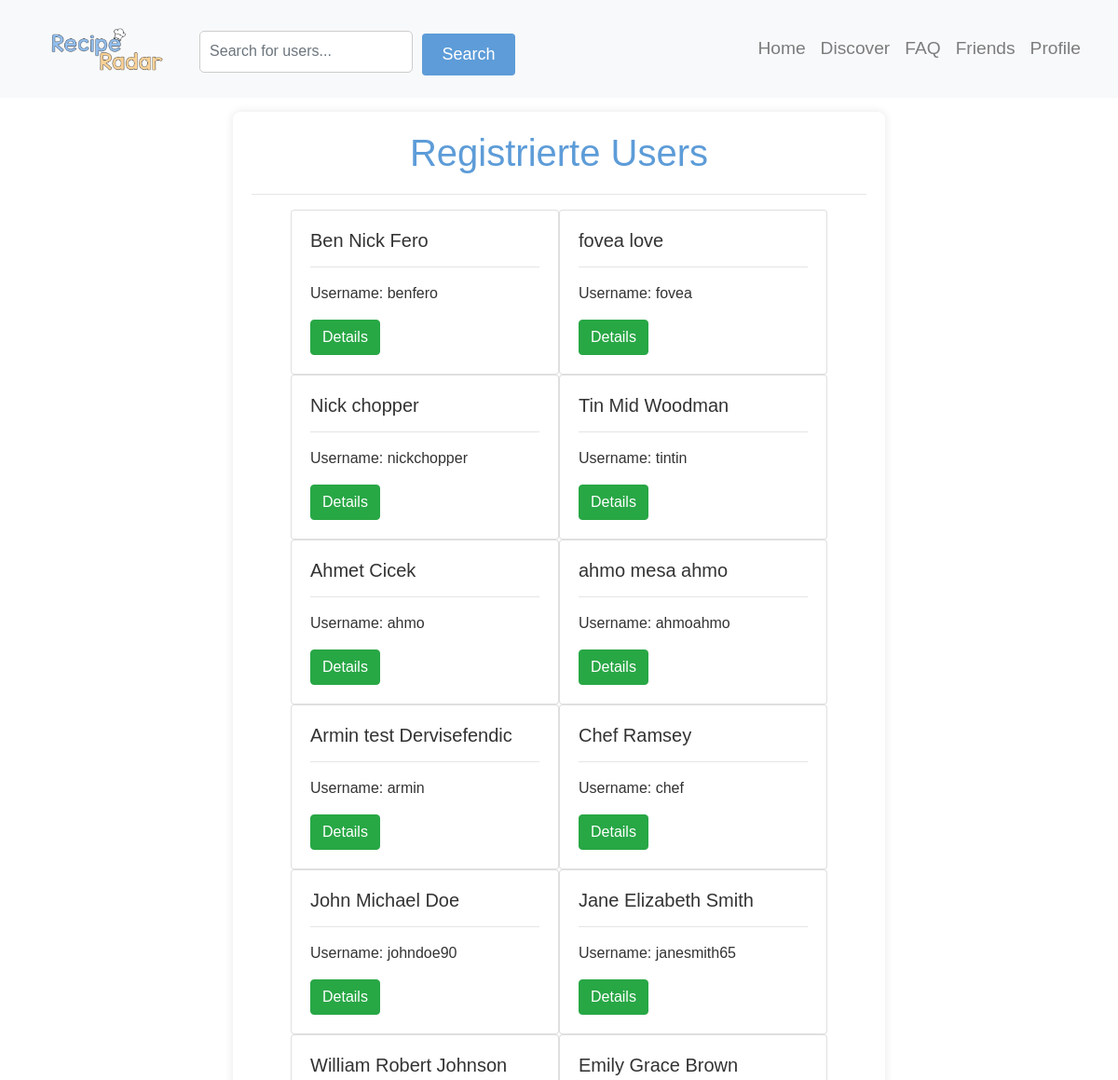
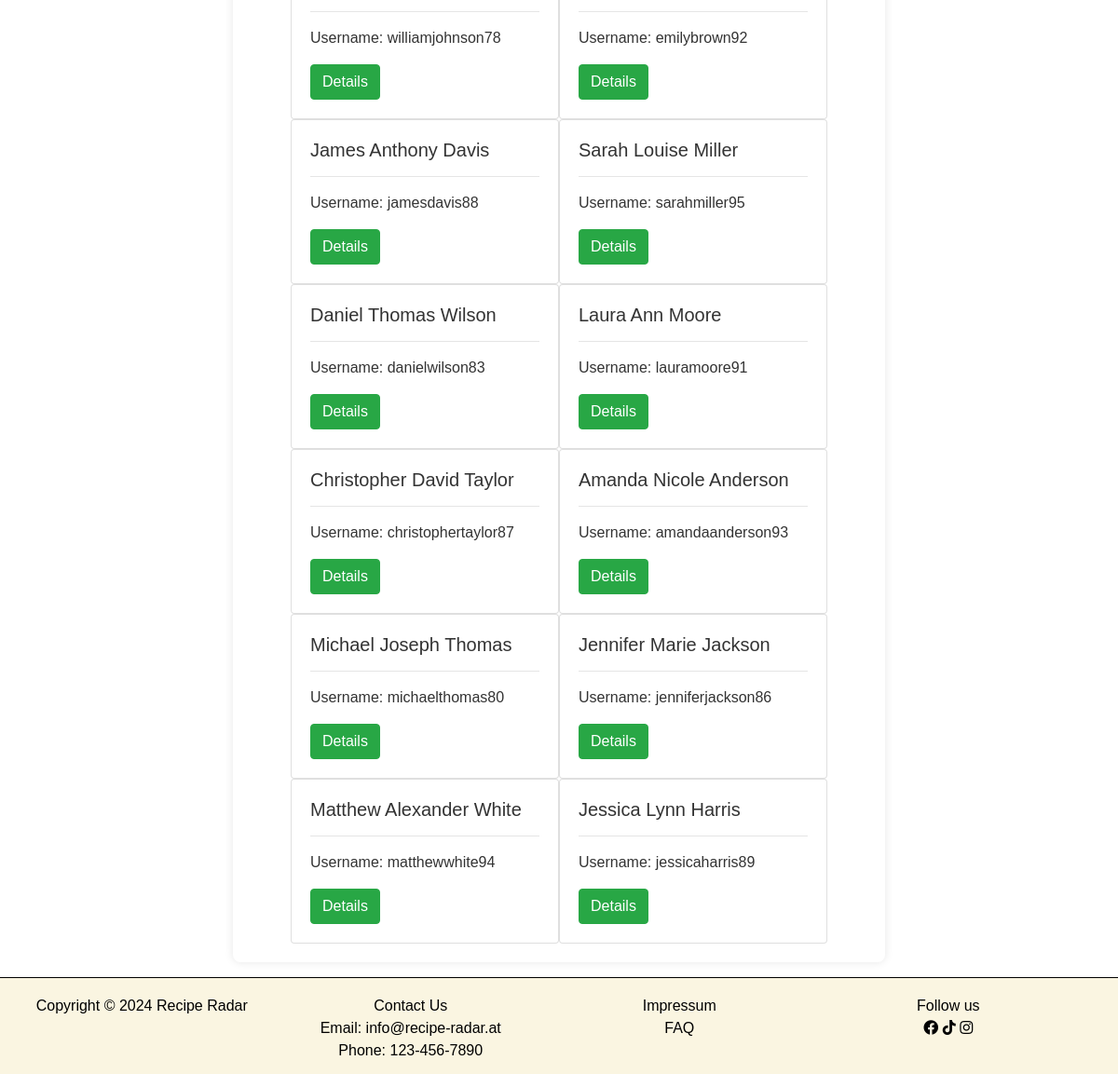
/userlist.php (signed in), run on the app's committed database (2 pictures, top to bottom).
### tables this page shows
CREATE TABLE `users` (
  `userID` int(20) NOT NULL,
  `type` text NOT NULL DEFAULT 'normal',
  `salutation` varchar(50) DEFAULT NULL,
  `firstName` varchar(50) NOT NULL,
  `middleName` varchar(50) DEFAULT NULL,
  `lastName` varchar(50) NOT NULL,
  `userName` varchar(30) NOT NULL,
  `email` varchar(100) NOT NULL,
  `password` varchar(255) NOT NULL,
  `birthDate` date NOT NULL,
  `profilePicture` varchar(255) DEFAULT NULL
);

### services/userlist_service.php (the view, shortened to what this page needs)
<?php
require 'config/db_connect.php';
$users = "SELECT * FROM users WHERE Type != 'admin'";
$usersResult = mysqli_query($conn, $users);
$layout = "";
if (mysqli_num_rows($usersResult) == 0) {
    $layout .= "No Users found!";
} else {
    while ($user = mysqli_fetch_assoc($usersResult)) {
        $layout .= "<div class='card' style='width: 18rem'>
        <div class='card-body'>
          <h5 class='card-title'>{$user["firstName"]} {$user["middleName"]} {$user["lastName"]}</h5>
          <hr>
          <p class='card-text'>Username: {$user["userName"]}</p>
          <a href='userdetails.php?id={$user["userID"]}' class='btn btn-success' >Details</a>
        </div>
      </div>";
    }
}
?>

### resources/css/style.css (style rules this page uses)
body { margin: 0; padding: 0; }
body { margin: 0; font-family: 'Segoe UI', Tahoma, Geneva, Verdana, sans-serif; background-color: white; height: 100vh; }

### resources/css/recipe_detail.css (style rules this page uses)
body { background-image: url('../../pictures/bg-2.jpeg'); background-size: cover; font-family: Arial, sans-serif; color: #333; margin: 0; padding: 0; }

### data on the page
users: firstName "Ben", middleName "Nick", lastName "Fero", userName "benfero"
users: firstName "fovea", lastName "love", userName "fovea"
users: firstName "Nick", lastName "chopper", userName "nickchopper"
users: firstName "Tin", middleName "Mid", lastName "Woodman", userName "tintin"
users: firstName "Ahmet", lastName "Cicek", userName "ahmo"
users: firstName "ahmo", middleName "mesa", lastName "ahmo", userName "ahmoahmo"
users: firstName "Armin", middleName "test", lastName "Dervisefendic", userName "armin"
users: firstName "Chef", lastName "Ramsey", userName "chef"
users: firstName "John", middleName "Michael", lastName "Doe", userName "johndoe90"
users: firstName "Jane", middleName "Elizabeth", lastName "Smith", userName "janesmith65"
users: firstName "William", middleName "Robert", lastName "Johnson", userName "williamjohnson78"
users: firstName "Emily", middleName "Grace", lastName "Brown", userName "emilybrown92"
users: firstName "James", middleName "Anthony", lastName "Davis", userName "jamesdavis88"
users: firstName "Sarah", middleName "Louise", lastName "Miller", userName "sarahmiller95"
users: firstName "Daniel", middleName "Thomas", lastName "Wilson", userName "danielwilson83"
users: firstName "Laura", middleName "Ann", lastName "Moore", userName "lauramoore91"
users: firstName "Christopher", middleName "David", lastName "Taylor", userName "christophertaylor87"
users: firstName "Amanda", middleName "Nicole", lastName "Anderson", userName "amandaanderson93"
users: firstName "Michael", middleName "Joseph", lastName "Thomas", userName "michaelthomas80"
users: firstName "Jennifer", middleName "Marie", lastName "Jackson", userName "jenniferjackson86"
users: firstName "Matthew", middleName "Alexander", lastName "White", userName "matthewwhite94"
users: firstName "Jessica", middleName "Lynn", lastName "Harris", userName "jessicaharris89"
